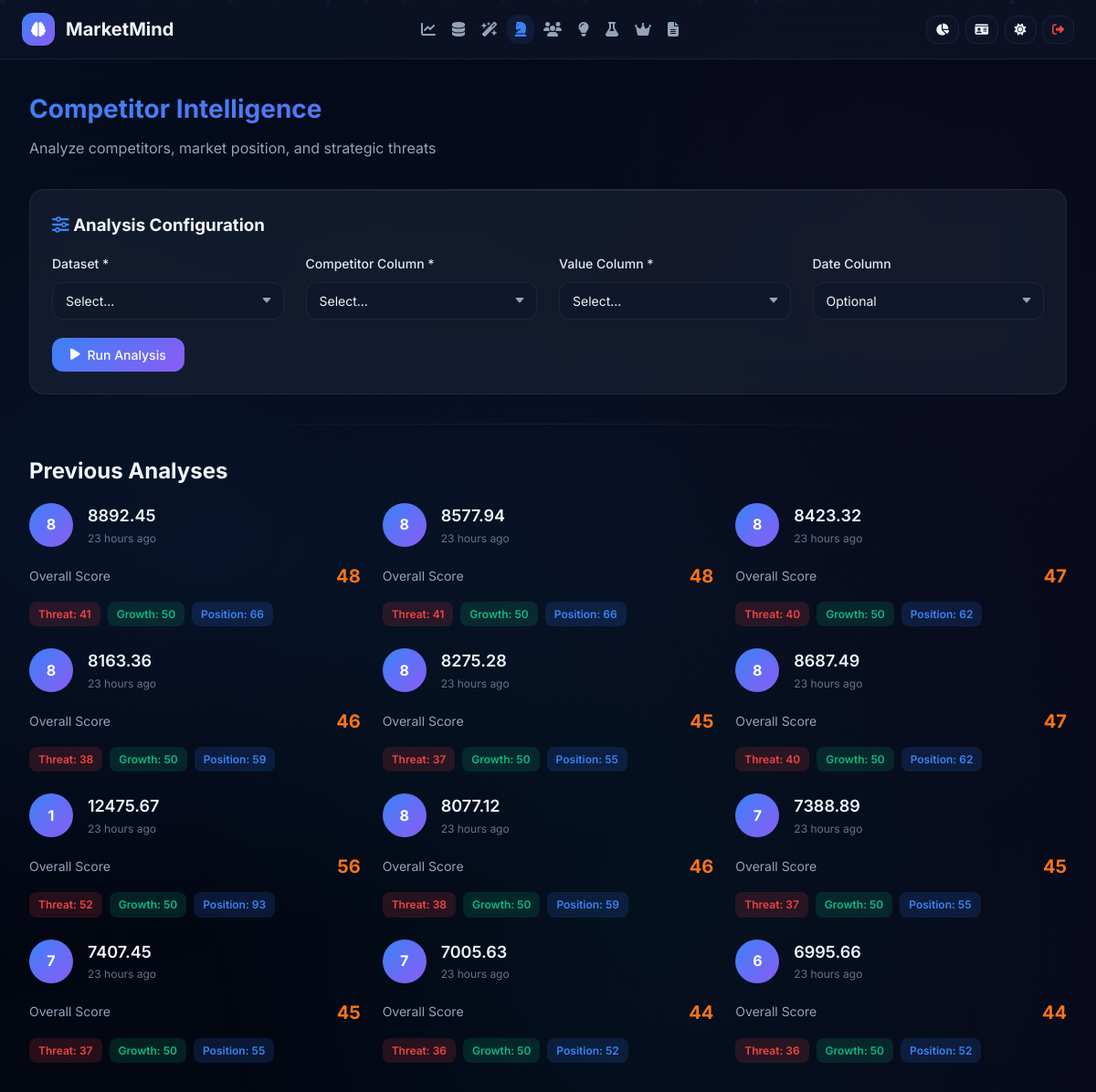
The page /competitors (signed in) on the database its author committed.
### database/models.py (models this page shows, shortened)
class User(UserMixin, db.Model):
    __tablename__ = 'users'
    id = db.Column(db.Integer, primary_key=True)
    username = db.Column(db.String(80), unique=True, nullable=False, index=True)
    email = db.Column(db.String(120), unique=True, nullable=False, index=True)
    password_hash = db.Column(db.String(255), nullable=False)
    first_name = db.Column(db.String(50), nullable=True)
    last_name = db.Column(db.String(50), nullable=True)
    role = db.Column(db.String(20), default='user')
    is_active = db.Column(db.Boolean, default=True)
    is_verified = db.Column(db.Boolean, default=False)
    avatar_url = db.Column(db.String(255), nullable=True)
    bio = db.Column(db.Text, nullable=True)
    company = db.Column(db.String(100), nullable=True)
    job_title = db.Column(db.String(100), nullable=True)
    phone = db.Column(db.String(20), nullable=True)
    theme_preference = db.Column(db.String(10), default='dark')
    language = db.Column(db.String(10), default='en')
    timezone = db.Column(db.String(50), default='UTC')
    date_format = db.Column(db.String(20), default='YYYY-MM-DD')
    notification_enabled = db.Column(db.Boolean, default=True)
    two_factor_enabled = db.Column(db.Boolean, default=False)
    api_key = db.Column(db.String(64), unique=True, nullable=True)
    last_login = db.Column(db.DateTime, nullable=True)
    login_count = db.Column(db.Integer, default=0)
    created_at = db.Column(db.DateTime, default=datetime.now)
    updated_at = db.Column(db.DateTime, default=datetime.now, onupdate=datetime.now)
    datasets = db.relationship('Dataset', backref='user', lazy='dynamic', cascade='all, delete-orphan')
    reports = db.relationship('Report', backref='user', lazy='dynamic', cascade='all, delete-orphan')
    forecasts = db.relationship('Forecast', backref='user', lazy='dynamic', cascade='all, delete-orphan')
    activity_logs = db.relationship('ActivityLog', backref='user', lazy='dynamic', cascade='all, delete-orphan')
    login_history = db.relationship('LoginHistory', backref='user', lazy='dynamic', cascade='all, delete-orphan')
    @property
    def is_admin(self):
        return self.role in ['admin', 'superadmin']

class CompetitorAnalysis(db.Model):
    __tablename__ = 'competitor_analyses'
    id = db.Column(db.Integer, primary_key=True)
    user_id = db.Column(db.Integer, db.ForeignKey('users.id'), nullable=False, index=True)
    dataset_id = db.Column(db.Integer, db.ForeignKey('datasets.id'), nullable=True)
    competitor_name = db.Column(db.String(255), nullable=False)
    analysis_type = db.Column(db.String(50), nullable=False)
    overall_score = db.Column(db.Float, default=0.0)
    threat_score = db.Column(db.Float, default=0.0)
    growth_score = db.Column(db.Float, default=0.0)
    market_position_score = db.Column(db.Float, default=0.0)
    innovation_score = db.Column(db.Float, default=0.0)
    pricing_score = db.Column(db.Float, default=0.0)
    sentiment_score = db.Column(db.Float, default=0.0)
    strengths = db.Column(db.Text, nullable=True)
    weaknesses = db.Column(db.Text, nullable=True)
    opportunities = db.Column(db.Text, nullable=True)
    threats = db.Column(db.Text, nullable=True)
    analysis_data = db.Column(db.Text, nullable=True)
    insights = db.Column(db.Text, nullable=True)
    created_at = db.Column(db.DateTime, default=datetime.now)

### app.py (the view)
@app.route('/competitors')
@login_required
def competitors():
    if not MODULES_AVAILABLE['models']:
        return render_template('competitors/index.html', datasets=[], analyses=[])
    datasets = Dataset.query.filter_by(user_id=current_user.id, is_processed=True).all()
    analyses = CompetitorAnalysis.query.filter_by(user_id=current_user.id).order_by(CompetitorAnalysis.created_at.desc()).all()
    return render_template('competitors/index.html', datasets=datasets, analyses=analyses)

### app.py (called while the page is built)
@app.context_processor
def inject_globals():
    return {
        'now': datetime.now(),
        'format_number': format_number,
        'format_currency': format_currency,
        'format_percentage': format_percentage,
        'score_to_color': score_to_color,
        'score_to_rating': score_to_rating,
        'time_ago': time_ago
    }

@login_manager.user_loader
def load_user(user_id):
    if MODULES_AVAILABLE['models']:
        return User.query.get(int(user_id))
    return None

@app.before_request
def before_request():
    if current_user.is_authenticated and MODULES_AVAILABLE['models']:
        current_user.updated_at = datetime.now()
        db.session.commit()

### utils.py (called while the page is built)
def score_to_color(score: float, max_score: float = 100) -> str:
    ratio = (score / max_score) * 100 if max_score > 0 else 0
    if ratio >= 90:
        return "#10b981"
    elif ratio >= 75:
        return "#22c55e"
    elif ratio >= 60:
        return "#f59e0b"
    elif ratio >= 40:
        return "#f97316"
    return "#ef4444"

def time_ago(dt: datetime) -> str:
    if not dt:
        return "Unknown"
    now = datetime.now()
    diff = now - dt
    seconds = int(diff.total_seconds())
    if seconds < 60:
        return "Just now"
    elif seconds < 3600:
        return f"{seconds // 60} minute{'s' if seconds // 60 != 1 else ''} ago"
    elif seconds < 86400:
        return f"{seconds // 3600} hour{'s' if seconds // 3600 != 1 else ''} ago"
    elif seconds < 604800:
        return f"{seconds // 86400} day{'s' if seconds // 86400 != 1 else ''} ago"
    elif seconds < 2592000:
        return f"{seconds // 604800} week{'s' if seconds // 604800 != 1 else ''} ago"
    return f"{seconds // 2592000} month{'s' if seconds // 2592000 != 1 else ''} ago"

### templates/competitors/index.html (shortened to what this page needs)
{% extends 'base.html' %}
{% block content %}
<div class="page-container">
    <div class="page-header"><h1>Competitor Intelligence</h1><p>Analyze competitors, market position, and strategic threats</p></div>
    <div class="glass-card mb-4">
        <h3 class="mb-4"><i class="fas fa-sliders-h" style="color: var(--accent-blue);"></i> Analysis Configuration</h3>
        <form id="competitorForm">
            <div class="grid-4">
                <div class="form-group">
                    <label class="form-label">Dataset *</label>
                    <select name="dataset_id" id="compDataset" class="form-control" required onchange="loadCompColumns()">
                        <option value="">Select...</option>
                    </select>
                </div>
                <div class="form-group">
                    <label class="form-label">Competitor Column *</label>
                    <select name="competitor_column" id="compColumn" class="form-control" required><option value="">Select...</option></select>
                </div>
                <div class="form-group">
                    <label class="form-label">Value Column *</label>
                    <select name="value_column" id="compValue" class="form-control" required><option value="">Select...</option></select>
                </div>
                <div class="form-group">
                    <label class="form-label">Date Column</label>
                    <select name="date_column" id="compDate" class="form-control"><option value="">Optional</option></select>
                </div>
            </div>
            <div class="flex items-center gap-2 mt-3">
                <button type="submit" class="glass-btn glass-btn-primary"><i class="fas fa-play"></i> Run Analysis</button>
            </div>
        </form>
    </div>
    {% if analyses %}
    <div class="section-divider"></div>
    <h2 class="mb-4">Previous Analyses</h2>
    <div class="grid-auto">
        {% for a in analyses[:12] %}
        <div class="competitor-card">
            <div class="competitor-header">
                <div class="competitor-avatar">{{ a.competitor_name[0] }}</div>
                <div>
                    <div class="competitor-name">{{ a.competitor_name }}</div>
                    <div style="font-size: 0.75rem; color: var(--text-muted);">{{ time_ago(a.created_at) }}</div>
                </div>
            </div>
            <div class="flex items-center justify-between">
                <span style="font-size: 0.875rem; color: var(--text-secondary);">Overall Score</span>
                <span style="font-size: 1.25rem; font-weight: 700; color: {{ score_to_color(a.overall_score) }};">{{ a.overall_score|round|int }}</span>
            </div>
            <div class="score-row">
                <span class="score-badge" style="background: rgba(239,68,68,0.15); color: var(--accent-red);">Threat: {{ a.threat_score|round|int }}</span>
                <span class="score-badge" style="background: rgba(16,185,129,0.15); color: var(--accent-green);">Growth: {{ a.growth_score|round|int }}</span>
                <span class="score-badge" style="background: rgba(59,130,246,0.15); color: var(--accent-blue);">Position: {{ a.market_position_score|round|int }}</span>
            </div>
        </div>
        {% endfor %}
    </div>
    {% endif %}
</div>
{% endblock %}

### rows shown on the page
CompetitorAnalysis: competitor_name "8", competitor_name "8892.45", created_at "23 hours ago", overall_score "48", threat_score "41", growth_score "50", market_position_score "66"
CompetitorAnalysis: competitor_name "8", competitor_name "8577.94", created_at "23 hours ago", overall_score "48", threat_score "41", growth_score "50", market_position_score "66"
CompetitorAnalysis: competitor_name "8", competitor_name "8423.32", created_at "23 hours ago", overall_score "47", threat_score "40", growth_score "50", market_position_score "62"
CompetitorAnalysis: competitor_name "8", competitor_name "8163.36", created_at "23 hours ago", overall_score "46", threat_score "38", growth_score "50", market_position_score "59"
CompetitorAnalysis: competitor_name "8", competitor_name "8275.28", created_at "23 hours ago", overall_score "45", threat_score "37", growth_score "50", market_position_score "55"
CompetitorAnalysis: competitor_name "8", competitor_name "8687.49", created_at "23 hours ago", overall_score "47", threat_score "40", growth_score "50", market_position_score "62"
CompetitorAnalysis: competitor_name "1", competitor_name "12475.67", created_at "23 hours ago", overall_score "56", threat_score "52", growth_score "50", market_position_score "93"
CompetitorAnalysis: competitor_name "8", competitor_name "8077.12", created_at "23 hours ago", overall_score "46", threat_score "38", growth_score "50", market_position_score "59"
CompetitorAnalysis: competitor_name "7", competitor_name "7388.89", created_at "23 hours ago", overall_score "45", threat_score "37", growth_score "50", market_position_score "55"
CompetitorAnalysis: competitor_name "7", competitor_name "7407.45", created_at "23 hours ago", overall_score "45", threat_score "37", growth_score "50", market_position_score "55"
CompetitorAnalysis: competitor_name "7", competitor_name "7005.63", created_at "23 hours ago", overall_score "44", threat_score "36", growth_score "50", market_position_score "52"
CompetitorAnalysis: competitor_name "6", competitor_name "6995.66", created_at "23 hours ago", overall_score "44", threat_score "36", growth_score "50", market_position_score "52"
